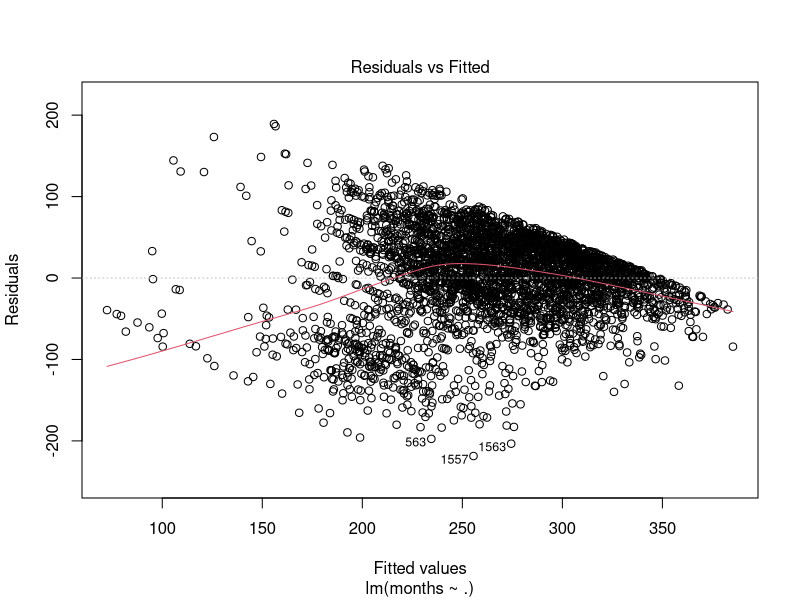
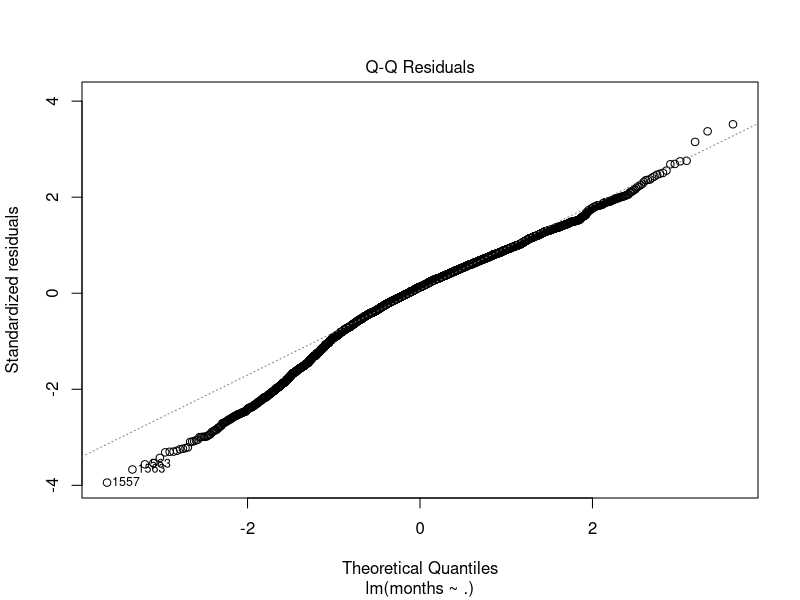
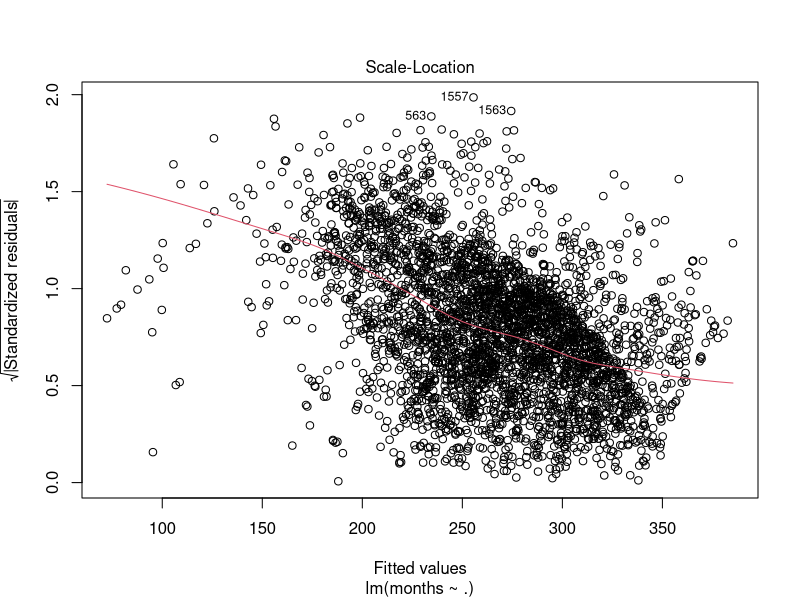
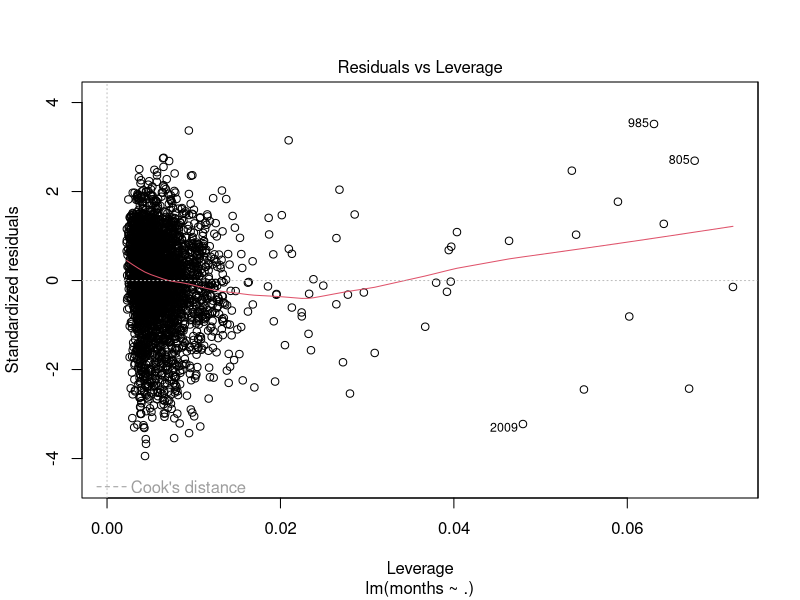
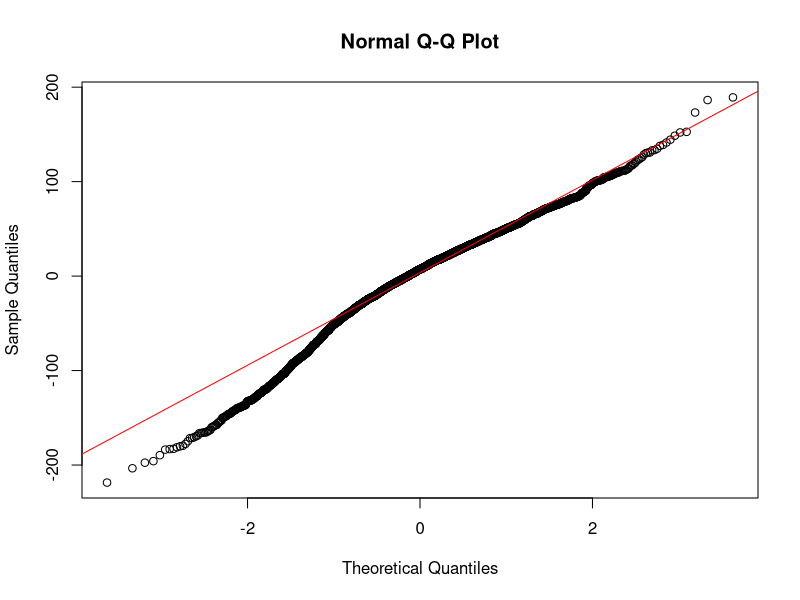

These figures' R source, in order:
## ---- chunk 1
knitr::opts_chunk$set(echo = TRUE)
library(data.table)
library(lubridate) #for working with time stamps :D
library(tidyverse)
library(ggplot2)
library(ggthemes)
library(stringr)
library(scales) #for formatting with percentage signs
library(nnet) #for multinomial regression
library(caret)
library(car) #for vif function
## ---- chunk 2
data <- fread("kpopdata.csv")
data <- mutate(data, ArtistType = as.factor(ArtistType),
               ArtistGender = as.factor(ArtistGender),
               ArtistGen = factor(ArtistGen),
               release_date = as.POSIXct(release_date, format = "%m/%d/%y"),
               key = factor(key, levels = 0:11),
               mode = as.factor(mode),
               time_signature = factor(time_signature, levels = c(1,3,4,5)))

#make month/year as continuous data in the form of number of months (~360)
ref.year = 1992 #we are using January 1992 as the reference
data$months = 12*(year(data$release_date) - ref.year) + month(data$release_date)
#View(select(data, Artist, song_name, release_date, months))
## ---- chunk 3
kpop <- select(data, months, popularity, duration, acousticness, danceability, energy, instrumentalness, key, loudness, mode, speechiness, tempo, valence)
kpop0 <- kpop %>% filter(mode == 0)%>% select(-mode)
kpop1 <- kpop %>% filter(mode == 1) %>% select(-mode)

### Kpop mode 0 train and test
smpl.size0 <- floor(0.75*nrow(kpop0))
set.seed(123)
smpl0 <- sample(nrow(kpop0), smpl.size0, replace = FALSE)
train0 <- kpop0[smpl0,]
test0 <- kpop0[-smpl0,]

### Kpop mode 1 train and test
smpl.size1 <- floor(0.75*nrow(kpop1))
set.seed(123)
smpl1 <- sample(nrow(kpop1), smpl.size1, replace = FALSE)
train1 <- kpop1[smpl1,]
test1 <- kpop1[-smpl1,]
## ---- chunk 4
ml0 <- lm(months ~. , data = train0)
summary(ml0)
## ---- chunk 5
#par(mfrow = c(4,1))
plot(ml0)
## ---- chunk 6
qqnorm(ml0$residuals)
qqline(ml0$residuals, col = "red")
## ---- chunk 7
car::vif(ml0)
